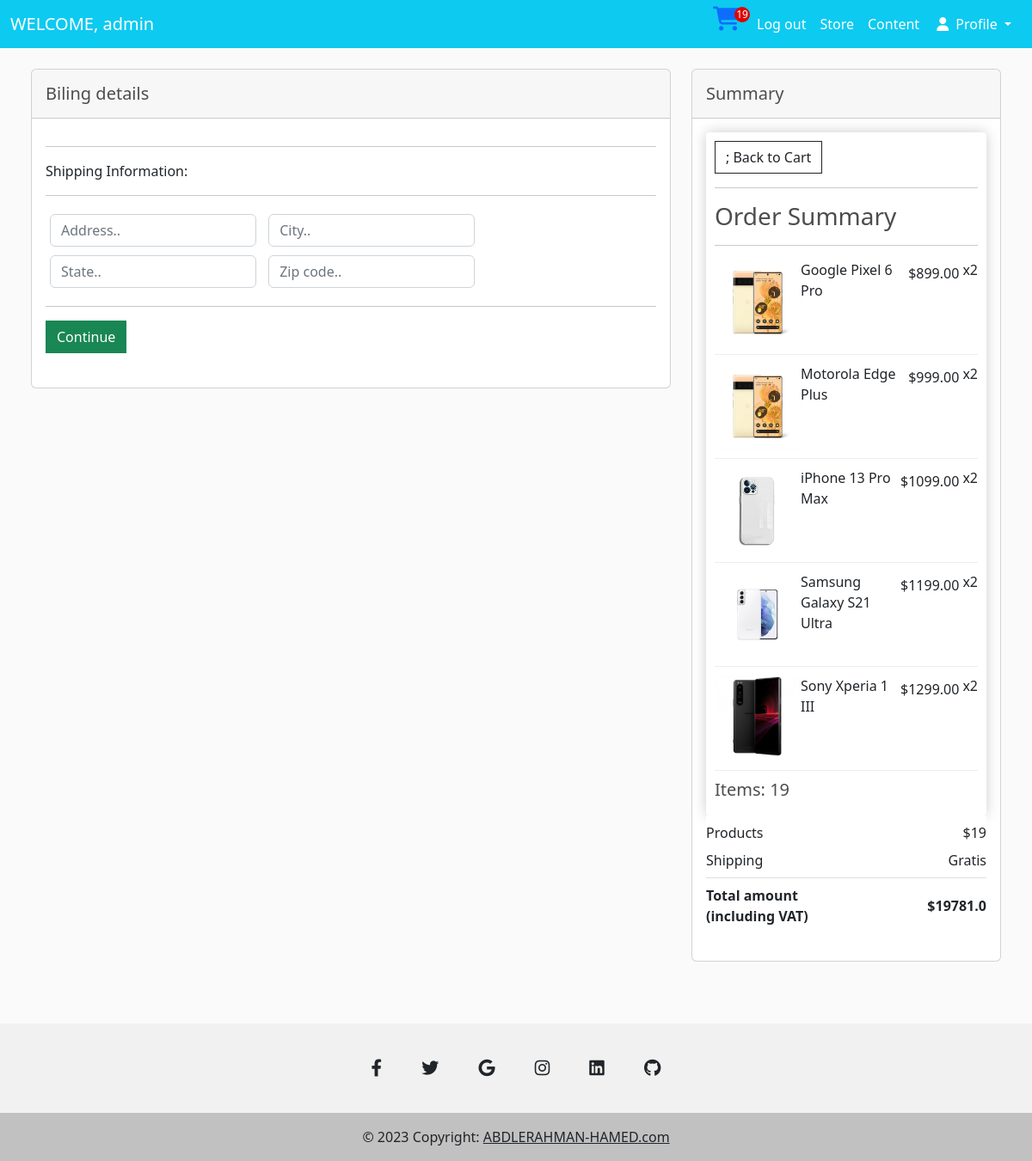
Page /checkout/ (signed in) on the committed database.
### product/models.py (models this page shows, shortened)
class OrderItem(models.Model):
    product = models.ForeignKey(Product,on_delete=models.SET_NULL,null=True)
    order = models.ForeignKey(Order,on_delete=models.SET_NULL,null=True)
    quantity = models.IntegerField(default=0,blank=True,null=True)
    date_aded = models.DateTimeField(auto_now_add=True)
    @property
    def get_total(self):
        total = self.product.price * self.quantity
        return total

class Product(models.Model):
    name = models.CharField(max_length=200)
    price = models.FloatField()
    digital = models.BooleanField(default=False,blank=True,null=True)
    image = models.ImageField(blank=True,null=True)
    storage_Capacity = models.CharField(max_length=200,blank=True,null=True)
    size = models.CharField(max_length=200,blank=True,null=True)
    battery  = models.CharField(max_length=200,blank=True,null=True)

class Order(models.Model):
    customer= models.ForeignKey(Customer,on_delete=models.SET_NULL,blank=True,null=True)
    date_order = models.DateTimeField(auto_now_add=True)
    complate = models.BooleanField(default=False)
    transaction_id =models.CharField(max_length=155,null=True)
    @property
    def shipping(self):
        shipping = False
        orderitems = self.orderitem_set.all()
        for i in orderitems:
            if i.product.digital == False:
                shipping = True
        return shipping
    @property
    def get_cart_total(self):
        orderitems = self.orderitem_set.all() #هترجع اي حاجه ليها علاقه ب الاوردر زي الاوردر ايتم والادرس
        total = sum([item.get_total for item in orderitems])
        return total
    @property
    def get_cart_items(self):
        orderitems = self.orderitem_set.all()
        total = sum([item.quantity for item in orderitems])
        return total

### product/views.py (the view)
# urls.py: path('checkout/',views.Checkout,name='checkouts'),
def Checkout(request):
    if request.user.is_authenticated:
        customer = request.user.customer
        order , created = Order.objects.get_or_create(customer=customer,complate=False)
        items = order.orderitem_set.all()
        cartItems = order.get_cart_items
    else :
        items = []
        order = {'get_cart_total':0,'get_cart_items':0,'shipping':False}
        cartItems = order['get_cart_items']
    context = {'items':items,'order':order,'cartItems':cartItems}
    return render(request,'Store/Checkout.html',context)

### product/templates/Store/Checkout.html (shortened to what this page needs)
{% extends '../base.html' %}
{% block content %}
<section>
    <div class="row m-4">
      <div class="col-md-8 mb-4">
        <div class="card mb-4">
          <div class="card-header py-3">
            <h5 class="mb-0">Biling details</h5>
          </div>
          <div class="card-body ">
              <form id="form">
                <div id="shipping-info">
                  <hr>
                  <p>Shipping Information:</p>
                  <hr>
                  <div class="form-field">
                    <input class="form-control" type="text" name="address" placeholder="Address..">
                  </div>
                  <div class="form-field">
                    <input class="form-control" type="text" name="city" placeholder="City..">
                  </div>
                  <div class="form-field">
                    <input class="form-control" type="text" name="state" placeholder="State..">
                  </div>
                  <div class="form-field">
                    <input class="form-control" type="text" name="zipcode" placeholder="Zip code..">
                  </div>
                </div>
                <hr>
                <input id="form-button" class="btn btn-success btn-block" type="submit" value="Continue">
              </form>
          </div>
          <br>
        </div>
        <br>
      </div>
      <div class="col-md-4 mb-4">
        <div class="card mb-4">
          <div class="card-header py-3">
            <h5 class="mb-0">Summary</h5>
          </div>
          <div class="card-body">
            <div class="box-element">
                <a  class="btn btn-outline-dark" href="{%url 'cart' %}">
                    ; Back to Cart</a>
                <hr>
                <h3>Order Summary</h3>
                <hr>
                {% for item in items %}
                <div class="cart-row ">
                    <div ><img class="row-image" src="{{item.product.image.url}}"></div>
                    <div ><p>{{item.product.name}}</p></div>
                    <div class="m-1" ><p>${{item.product.price|floatformat:2}}</p></div>
                    <div class="ml-5" ><p class="ml-4">x2</p></div>
                </div>
                {% endfor %}
                <h5>Items:  {{order.get_cart_items}}</h5>
            </div>
            <ul class="list-group list-group-flush">
              <li class="list-group-item d-flex justify-content-between align-items-center border-0 px-0 pb-0">
                Products
                <span>${{order.get_cart_items}}</span>
              </li>
              <li class="list-group-item d-flex justify-content-between align-items-center px-0">
                Shipping
                <span>Gratis</span>
              </li>
              <li class="list-group-item d-flex justify-content-between align-items-center border-0 px-0 mb-3">
                <div>
                  <strong>Total amount</strong>
                  <strong>
                    <p class="mb-0">(including VAT)</p>
                  </strong>
                </div>
                <span><strong>${{order.get_cart_total}}</strong></span>
              </li>
            </ul>
          </div>
        </div>
      </div>
    </div>
  </section>
{% endblock content %}

### product/templates/base.html (shortened to what this page needs)
{% load static %}
<!DOCTYPE html>
<html>
<head>
    <link href="https://cdn.jsdelivr.net/npm/bootstrap@5.2.3/dist/css/bootstrap.min.css" rel="stylesheet">
   <link rel="stylesheet" href="https://cdnjs.cloudflare.com/ajax/libs/font-awesome/6.3.0/css/all.min.css" />
   <link rel="stylesheet" href= "{% static 'css/main.css' %}" >
</head>
<body>
  <nav class="navbar navbar-expand-lg bg-info navbar-dark">
    <div class="container-fluid">
        <a class="navbar-brand" href="#">WELCOME, {{request.user}}  </a>
        <ul class="navbar-nav d-flex flex-row me-1">
            <a href="{% url 'cart' %}">
          <i id="cart-icon" class="fas fa-shopping-cart h3 "></i>
          </a>
          <p id="cart-total">{{cartItems}}</p>
            <li  class="nav-item me-3 me-lg-0">
                <a class="nav-link text-white" href="  {% url 'logout' %}">  Log out</a>
            </li>
            <li class="nav-item me-3 me-lg-0">
              <a class="nav-link text-white" href="{% url 'store' %}"> Store </a>
          </li>
          <li class="nav-item me-3 me-lg-0">
            <a class="nav-link text-white" href=" #">  Content</a>
        </li>
            <li class="nav-item dropdown">
                <a class="nav-link dropdown-toggle text-white" href="{%url 'home'%}" id="navbarDropdown" role="button"
                data-mdb-toggle="dropdown" aria-expanded="false"> <i class="fas fa-user mx-1"></i> Profile </a>
            </li>
        </ul>
    </div>
  </nav>
</body>
{%block content%}{%endblock content%}
{% include 'parts/footer.html' %}

### my_tenes_Club/static/css/main.css (style rules this page uses)
body { background-color: hsl(0, 0%, 98%); }
h1,h2,h3,h4,h5,h6 { color:hsl(0, 0%, 30%); }
.box-element { box-shadow:hsl(0, 0%, 80%) 0 0 16px; background-color: #fff; border-radius: 4px; padding: 10px; }
#cart-icon { width:25px; display: inline-block; margin-left: 15px; }
#cart-total { display: block; text-align: center; color: #fff; background-color: rgb(221, 3, 3); width: 18px; height: 18px; border-radius: 50%; font-size: 12px; }
.btn { border-radius: 0; }
.row-image { width: 100px; }
.form-field { width:250px; display: inline-block; padding: 5px; }
.cart-row { display: flex; align-items: flex-stretch; padding-bottom: 10px; margin-bottom: 10px; border-bottom: 1px solid #ececec; }

### rows in the picture
OrderItem: product.image (picture), product.name "Google Pixel 6 Pro", product.price "899.00"
OrderItem: product.image (picture), product.name "Motorola Edge Plus", product.price "999.00"
OrderItem: product.image (picture), product.name "iPhone 13 Pro Max", product.price "1099.00"
OrderItem: product.image (picture), product.name "Samsung Galaxy S21 Ultra", product.price "1199.00"
OrderItem: product.image (picture), product.name "Sony Xperia 1 III", product.price "1299.00"
Order: get_cart_items "19", get_cart_total "19781.0"

### other values in the picture
{{ request.user }} "admin"
{{ cartItems }} "19"
